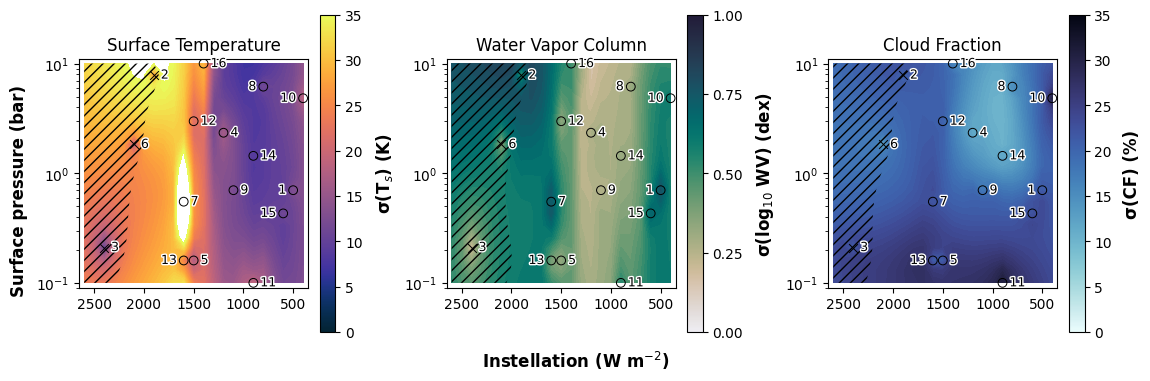

Python code for this plot:
import sys
import numpy as np
import matplotlib.pyplot as plt
import matplotlib.colors as mcolors
import matplotlib.cm as mcm
import cmocean

from matplotlib import patheffects
from pykrige.ok import OrdinaryKriging

# Axis labels in bold, and set a little clear of the tick labels
plt.rcParams[ 'axes.labelweight' ] = 'bold'
plt.rcParams[ 'axes.labelpad' ]    = 8

fluxscale = 100

flux  = np.arange( 400, 2700, 100 ) / fluxscale
pn2   = np.array( [ 0.10, 0.13, 0.16, 0.21, 0.26, 0.34, 0.43, 0.55, 0.70, 0.89,
                    1.13, 1.44, 1.83, 2.34, 2.98, 3.79, 4.83, 6.16, 7.85, 10.0 ] )
flux1 = np.array( [ 500, 1900, 2400, 1200, 1500, 2100, 1600, 800, 1100, 400,
                    900, 1500, 1600, 900, 600, 1400 ] ) / fluxscale
pres1 = np.array( [ 0.70, 7.85, 0.21, 2.34, 0.16, 1.83, 0.55, 6.16, 0.70, 4.83,
                    0.10, 2.98, 0.16, 1.44, 0.43, 10.0 ] )

pcm_flux1  = np.array( [ 500, 1200,  800, 1100, 400,  900, 600 ] ) / fluxscale
pcm_pres1  = np.array( [ 0.70, 2.34, 6.16, 0.70, 4.83, 1.44, 0.43 ] )
lfric_flux1 = np.array( [ 500, 1200, 1600, 800, 1100, 400, 900, 1500, 900,  600, 1400 ] ) / fluxscale
lfric_pres1 = np.array( [ 0.70, 2.34, 0.55, 6.16, 0.70, 4.83, 0.10, 2.98, 1.44, 0.43, 10.00 ] )
# HEXTOR contributes surface temperature only: it reports no water vapor column
# and no cloud fraction, so it enters the temperature panel and not the others.
hextor_flux1 = np.array( [ 500, 1200, 800, 1100, 400, 900, 900, 600, 1400 ] ) / fluxscale
hextor_pres1 = np.array( [ 0.70, 2.34, 6.16, 0.70, 4.83, 0.10, 1.44, 0.43, 10.00 ] )
# ExoColumn contributes surface temperature and water vapor; it is cloud-free,
# so it does not enter the cloud fraction panel.
exocolumn_flux1 = np.array( [ 500, 1200,  800, 1100,  400,  900,  900,  600 ] ) / fluxscale
exocolumn_pres1 = np.array( [ 0.70, 2.34, 6.16, 0.70, 4.83, 0.10, 1.44, 0.43 ] )

# ── Temperature data (K) ──────────────────────────────────────────────────────
runawaytemp = 600.0

ts_plasim  = np.array( [ 176.0, 368.2, 296.6, 254.0, 265.7, 343.1, 279.7, 215.9,
                         239.9, 172.8, 211.3, 345.7, 272.9, 224.5, 186.3, 346.3 ] )
ts_exocam  = np.array( [ 196.8, runawaytemp, runawaytemp, 260.0, runawaytemp, runawaytemp,
                         runawaytemp, 243.8, 244.8, 194.1, 234.0, 350.9,
                         runawaytemp, 236.8, 211.5, 356.7 ] )
ts_rocke3d = np.array( [ 202.8284, runawaytemp, runawaytemp, 260.1185, 265.88116, runawaytemp,
                         267.7272, 245.91597, 241.83368, 207.4544, 228.07162, 313.99902,
                         271.92654, 236.30406, 210.50339, 319.25085 ] )
ts_plahab  = np.array( [ 196.3, runawaytemp, runawaytemp, 273.2, 281.4, runawaytemp,
                         293.0, 242.9, 260.8, 190.1, 181.1, 295.3, 286.1, 246.1, 207.9, 292.7 ] )
ts_pcm     = np.array( [ 210.9195445942203, 286.7294656230531, 246.76730657647218,
                         266.5987224285321, 210.69131033681012, 246.04296230476365,
                         217.2519558970929 ] )
ts_lfric   = np.array( [ 195.37, 251.48, 400.52, 231.83, 241.35, 197.81, 227.52, 333.20, 228.84, 203.64, 361.70 ] )
ts_hextor  = np.array( [ 173.10, 292.22, 224.40, 267.86, 152.42, 225.52, 241.46, 188.62, 376.07 ] )
ts_exocolumn = np.array( [ 206.98, 293.26, 248.49, 269.66, 201.36, 242.60, 251.63, 216.92 ] )

ts_exocam_mask  = ts_exocam  != runawaytemp
ts_rocke3d_mask = ts_rocke3d != runawaytemp
ts_plahab_mask  = ts_plahab  != runawaytemp

# ── Water vapor data (kg m⁻²) ─────────────────────────────────────────────────
runaway_wv = 1.e4

wv_plasim  = np.array( [ 0.059, 5113.363, 271.733, 7.509, 37.305, 1452.570,
                          76.876, 0.351, 7.048, 0.007, 3.042, 1258.514,
                          59.214, 1.955, 0.416, 1111.793 ] )
wv_exocam  = np.array( [ 0.2335, runaway_wv, runaway_wv, 19.2138,
                          runaway_wv, runaway_wv, runaway_wv, 1.7490,
                          7.9707, 0.0102, 5.8914, 1430.7613,
                          runaway_wv, 4.2041, 0.9534, 1295.6428 ] )
wv_rocke3d = np.array( [ 0.25980374, runaway_wv, runaway_wv, 14.9693165,
                          31.839989, runaway_wv, 32.45563, 1.5794185,
                          5.687923, 0.031635746, 4.2059116, 271.75916,
                          46.070984, 2.964403, 0.52949935, 132.49808 ] )
wv_pcm     = np.array( [ 0.37484651163423993, 47.86514350558743, 2.1906175203429563,
                          25.650192288432617, 0.06080825624148188,
                          5.93210602524276, 0.8447688576786204 ] )
wv_lfric   = np.array( [ 0.41, 8.18, 1735.22, 1.01, 7.37, 0.04, 5.46, 829.15, 2.34, 0.86, 1863.11 ] )

# ── Cloud fraction data (%) ───────────────────────────────────────────────────
runaway_cf = 200.0

cf_plasim  = np.array( [ 42.7, 68.2, 70.6, 56.2, 80.1, 32.1, 58.1, 25.7, 58.0,
                         25.2, 76.2, 30.1, 85.3, 52.7, 48.4, 53.3 ] )
cf_exocam  = np.array( [ 68.75, runaway_cf, runaway_cf, 43.98, runaway_cf, runaway_cf,
                         runaway_cf, 16.34, 75.82, 15.85, 83.08, 56.79,
                         runaway_cf, 34.01, 78.96, 61.40 ] )
cf_rocke3d = np.array( [ 68.20222, runaway_cf, runaway_cf, 51.043224, 81.88261, runaway_cf,
                         88.81546, 58.24044, 61.535275, 98.8356, 68.16493, 68.01357,
                         85.71091, 43.637707, 74.40385, 48.08909 ] )
cf_plahab  = np.array( [ 11.11879, runaway_cf, runaway_cf, 35.74597, 48.29323, runaway_cf,
                         70.91280, 26.24803, 31.64522, 8.4692545, 4.3572873, 76.20874,
                         57.27629, 28.12309, 16.64636, 72.36285 ] )
cf_pcm     = np.array( [ 25.5674468009485, 27.31228828919005, 16.96672860199983,
                         25.15276275245855, 24.55454268845772, 16.696470834684884,
                         32.84789893586739 ] )
cf_lfric   = np.array( [ 31.0, 61.0, 34.0, 42.0, 58.0, 21.0, 87.0, 81.0, 44.0, 36.0, 83.0 ] )

wv_exocam_mask  = wv_exocam  != runaway_wv
wv_rocke3d_mask = wv_rocke3d != runaway_wv

cf_exocam_mask  = cf_exocam  != runaway_cf
cf_rocke3d_mask = cf_rocke3d != runaway_cf
cf_plahab_mask  = cf_plahab  != runaway_cf

# Which of the 16 main QMC points appear in the PCM / LFRic subsets
pcm_in_main   = np.array( [ any( np.isclose( f, pcm_flux1   ) & np.isclose( p, pcm_pres1   ) ) for f, p in zip( flux1, pres1 ) ] )
lfric_in_main = np.array( [ any( np.isclose( f, lfric_flux1 ) & np.isclose( p, lfric_pres1 ) ) for f, p in zip( flux1, pres1 ) ] )

# Number of models with valid data at each of the 16 QMC sample points
wv_exocolumn = np.array( [ 0.00248419, 23.5491, 0.418244, 3.59523, 0.00097159, 0.199347, 0.591193, 0.0102235 ] )

exocolumn_in_main = np.array( [ any( np.isclose( f, exocolumn_flux1 ) & np.isclose( p, exocolumn_pres1 ) ) for f, p in zip( flux1, pres1 ) ] )

hextor_in_main = np.array( [ any( np.isclose( f, hextor_flux1 ) & np.isclose( p, hextor_pres1 ) ) for f, p in zip( flux1, pres1 ) ] )

n_ts = ( np.ones( 16 )           # ExoPlaSim always valid
       + ts_exocam_mask           + ts_rocke3d_mask  + ts_plahab_mask
       + pcm_in_main              + lfric_in_main    + hextor_in_main
       + exocolumn_in_main )
n_wv = ( np.ones( 16 )           # ExoPlaSim always valid; PlaHab has no WV data
       + wv_exocam_mask           + wv_rocke3d_mask
       + pcm_in_main              + lfric_in_main    + exocolumn_in_main )
n_cf = ( np.ones( 16 )           # ExoPlaSim always valid
       + cf_exocam_mask           + cf_rocke3d_mask  + cf_plahab_mask
       + pcm_in_main              + lfric_in_main )

# ── Normalization ─────────────────────────────────────────────────────────────
log_pn2  = np.log( pn2 )
lpn2_min, lpn2_max = log_pn2.min(), log_pn2.max()
flux_min, flux_max = flux.min(), flux.max()

def norm_pres( p ):
    return ( np.log( p ) - lpn2_min ) / ( lpn2_max - lpn2_min )

def norm_flux( f ):
    return ( f - flux_min ) / ( flux_max - flux_min )

def logit( x ):
    x = np.clip( x, 1.0, 99.0 )
    return np.log( x / ( 100.0 - x ) )

def sigmoid( y ):
    return 100.0 / ( 1.0 + np.exp( -y ) )

# Kriging anisotropy, fitted per model and per variable in fit_anisotropy.py and
# matching the values used by the fig_interpolation_* figures. A value of s means
# one unit of normalized instellation counts s times a unit of normalized
# log-pressure. Model-count surfaces stay isotropic: coverage is a property of
# the sampling design, not of a physical field.
ANISO_TS = { 'ExoPlaSim': 2,  'ExoCAM': 10, 'ROCKE-3D': 4, 'PlaHab': 3,
             'Generic PCM': 5, 'LFRic': 15, 'HEXTOR': 10, 'ExoColumn': 7 }
ANISO_WV = { 'ExoPlaSim': 3,  'ExoCAM': 10, 'ROCKE-3D': 7,
             'Generic PCM': 15, 'LFRic': 10, 'ExoColumn': 10 }
ANISO_CF = { 'ExoPlaSim': 1,  'ExoCAM': 1,  'ROCKE-3D': 3, 'PlaHab': 3,
             'Generic PCM': 1, 'LFRic': 1 }

def krige( p, f, z, scaling=1.0, pres_grid=pn2, flux_grid=flux ):
    ok = OrdinaryKriging( norm_pres( p ), norm_flux( f ), z,
                          anisotropy_scaling=scaling,
                          variogram_model="linear", verbose=False,
                          enable_plotting=False, exact_values=True )
    z_pred, z_var = ok.execute( "grid", norm_pres( pres_grid ), norm_flux( flux_grid ) )
    return z_pred, z_var

def weighted_std( values, variances ):
    """Variance-weighted std: models with low kriging uncertainty get higher weight.
    Floor at 10% of the median variance to cap max weight ratio at ~10:1,
    preventing exact-data sample points (var=0) from dominating."""
    V       = np.array( values )
    var_arr = np.array( variances )
    eps     = np.median( var_arr ) * 0.1
    W       = 1.0 / np.maximum( var_arr, eps )
    W_sum   = W.sum( axis=0 )
    z_mean  = ( W * V ).sum( axis=0 ) / W_sum
    return np.sqrt( ( W * ( V - z_mean ) ** 2 ).sum( axis=0 ) / W_sum )

# ── Models per variable ───────────────────────────────────────────────────────
# Each model's stable samples as ( pressure, instellation, value ), untransformed,
# in the order the spread is accumulated. A model that reports no value for a
# variable is absent from its table.
TS_MODELS = {
    'ExoPlaSim':   ( pres1,                    flux1,                    ts_plasim ),
    'ExoCAM':      ( pres1[ ts_exocam_mask  ], flux1[ ts_exocam_mask  ], ts_exocam[  ts_exocam_mask  ] ),
    'ROCKE-3D':    ( pres1[ ts_rocke3d_mask ], flux1[ ts_rocke3d_mask ], ts_rocke3d[ ts_rocke3d_mask ] ),
    'PlaHab':      ( pres1[ ts_plahab_mask  ], flux1[ ts_plahab_mask  ], ts_plahab[  ts_plahab_mask  ] ),
    'Generic PCM': ( pcm_pres1,                pcm_flux1,                ts_pcm ),
    'LFRic':       ( lfric_pres1,              lfric_flux1,              ts_lfric ),
    'HEXTOR':      ( hextor_pres1,             hextor_flux1,             ts_hextor ),
    'ExoColumn':   ( exocolumn_pres1,          exocolumn_flux1,          ts_exocolumn ),
}
WV_MODELS = {
    'ExoPlaSim':   ( pres1,                    flux1,                    wv_plasim ),
    'ExoCAM':      ( pres1[ wv_exocam_mask  ], flux1[ wv_exocam_mask  ], wv_exocam[  wv_exocam_mask  ] ),
    'ROCKE-3D':    ( pres1[ wv_rocke3d_mask ], flux1[ wv_rocke3d_mask ], wv_rocke3d[ wv_rocke3d_mask ] ),
    'Generic PCM': ( pcm_pres1,                pcm_flux1,                wv_pcm ),
    'LFRic':       ( lfric_pres1,              lfric_flux1,              wv_lfric ),
    'ExoColumn':   ( exocolumn_pres1,          exocolumn_flux1,          wv_exocolumn ),
}
CF_MODELS = {
    'ExoPlaSim':   ( pres1,                    flux1,                    cf_plasim ),
    'ExoCAM':      ( pres1[ cf_exocam_mask  ], flux1[ cf_exocam_mask  ], cf_exocam[  cf_exocam_mask  ] ),
    'ROCKE-3D':    ( pres1[ cf_rocke3d_mask ], flux1[ cf_rocke3d_mask ], cf_rocke3d[ cf_rocke3d_mask ] ),
    'PlaHab':      ( pres1[ cf_plahab_mask  ], flux1[ cf_plahab_mask  ], cf_plahab[  cf_plahab_mask  ] ),
    'Generic PCM': ( pcm_pres1,                pcm_flux1,                cf_pcm ),
    'LFRic':       ( lfric_pres1,              lfric_flux1,              cf_lfric ),
}

# Each variable is kriged in its own transformed coordinate (forward) and its
# spread taken after mapping back (back): K for temperature, dex for water vapor,
# percentage points for cloud fraction. The full color range, levels and ticks
# are those of the published figure; step and tick are the level spacing and
# tick interval a fitted range keeps.
ln10 = np.log( 10 )
VARS = [
    dict( key='ts', title='Surface Temperature', models=TS_MODELS, aniso=ANISO_TS, count=n_ts,
          forward=lambda v: v, back=lambda z: z,
          cm=cmocean.cm.thermal, label='σ(T$_s$) (K)',
          cmax=35, nlev=71, ticks=np.arange( 0, 36, 5 ), step=0.5, tick=5 ),
    dict( key='wv', title='Water Vapor Column', models=WV_MODELS, aniso=ANISO_WV, count=n_wv,
          forward=np.log, back=lambda z: z / ln10,
          cm=cmocean.cm.rain, label='σ(log$_{10}$ WV) (dex)',
          cmax=1.0, nlev=41, ticks=[ 0, 0.25, 0.5, 0.75, 1.0 ], step=0.025, tick=0.25 ),
    dict( key='cf', title='Cloud Fraction', models=CF_MODELS, aniso=ANISO_CF, count=n_cf,
          forward=logit, back=sigmoid,
          cm=cmocean.cm.ice_r, label='σ(CF) (%)',
          cmax=35, nlev=71, ticks=np.arange( 0, 36, 5 ), step=0.5, tick=5 ),
]

def spread( var, models, pres_grid=pn2, flux_grid=flux ):
    results = [ krige( p, f, var[ 'forward' ]( v ), var[ 'aniso' ][ name ], pres_grid, flux_grid )
                for name, ( p, f, v ) in models.items() ]
    z, variances = zip( *results )
    return weighted_std( [ var[ 'back' ]( zz ) for zz in z ], variances )

# With --common, every model is kriged from only the sample points at which all
# models with data for that variable reached a steady state, on a grid zoomed to
# the range those points span, so the spread measures disagreement between
# models and not differences in where each was sampled. The set is computed per
# variable; it is Cases 1, 4, 8, 9, 10, 14 and 15 for all three. The anisotropy
# ratios are left at the values fitted on each model's full set of cases. Every
# model has data at every point of the zoomed region, so nothing is hatched.
#
# With --stacked, the full figure is drawn above the common-case one, each row
# under its own header, the common cases on color ranges fitted to their spread.
COMMON  = '--common' in sys.argv
STACKED = '--stacked' in sys.argv
outname = 'fig_spread' + ( '_stacked' if STACKED else '_common' if COMMON else '' )

def _at( f, p, fs, ps ):
    return np.isclose( fs, f ) & np.isclose( ps, p )

def common_cases( models ):
    return np.array( [ all( _at( f, p, fs, ps ).any() for ps, fs, _ in models.values() )
                       for f, p in zip( flux1, pres1 ) ] )

def restrict( models, keep ):
    out = {}
    for name, ( ps, fs, vals ) in models.items():
        m = np.array( [ keep[ _at( f, p, flux1, pres1 ) ].any() for f, p in zip( fs, ps ) ] )
        out[ name ] = ( ps[ m ], fs[ m ], vals[ m ] )
    return out

def full_block():
    single = ( n_ts == 1 )
    return dict( header='All Cases', hatch=True, plain_ticks=False,
                 pres_grid=pn2, flux_grid=flux,
                 xlim=[ max( flux*fluxscale ) + 50, min( flux*fluxscale ) - 50 ], xticks=[ 2500, 2000, 1500, 1000, 500 ],
                 ylim=[ min( pn2 )*0.9, max( pn2 )*1.1 ],
                 open_pts=~single, cross_pts=single,
                 std={ v[ 'key' ]: spread( v, v[ 'models' ] ) for v in VARS },
                 colors={ v[ 'key' ]: ( v[ 'cmax' ], v[ 'nlev' ], v[ 'ticks' ] ) for v in VARS } )

def common_block():
    keep = { v[ 'key' ]: common_cases( v[ 'models' ] ) for v in VARS }
    for v in VARS:
        print( f"{v[ 'title' ]}: cases stable in every model with data:",
               ( np.where( keep[ v[ 'key' ] ] )[ 0 ] + 1 ).tolist() )
    shown = np.logical_or.reduce( list( keep.values() ) )
    flux_grid = np.linspace( flux1[ shown ].min() - 0.5, flux1[ shown ].max() + 0.5, 41 )
    pres_grid = np.geomspace( pres1[ shown ].min()*0.9, pres1[ shown ].max()*1.1, 41 )
    std, colors = {}, {}
    for v in VARS:
        k = v[ 'key' ]
        std[ k ] = spread( v, restrict( v[ 'models' ], keep[ k ] ), pres_grid, flux_grid )
        if STACKED:
            # A range fitted to the common-case spread, rounded up to a tick
            cmax = v[ 'tick' ]*np.ceil( std[ k ].max()/v[ 'tick' ] )
            colors[ k ] = ( cmax, int( round( cmax/v[ 'step' ] ) ) + 1,
                            np.arange( 0, cmax + v[ 'tick' ]/2, v[ 'tick' ] ) )
        else:
            colors[ k ] = ( v[ 'cmax' ], v[ 'nlev' ], v[ 'ticks' ] )
        # The same region from each model's full set of cases, for comparison
        full_here = spread( v, v[ 'models' ], pres_grid, flux_grid )
        print( f"  median spread over the common-case region: {np.median( full_here ):.3g} "
               f"from all cases, {np.median( std[ k ] ):.3g} from the common cases "
               f"(max {std[ k ].max():.3g})" )
    return dict( header='Common Cases',
                 hatch=False, plain_ticks=True, pres_grid=pres_grid, flux_grid=flux_grid,
                 xlim=[ max( flux_grid*fluxscale ), min( flux_grid*fluxscale ) ], xticks=[ 1100, 900, 700, 500 ],
                 ylim=[ min( pres_grid ), max( pres_grid ) ],
                 open_pts=shown, cross_pts=np.zeros( 16, dtype=bool ), std=std, colors=colors )

if STACKED:
    blocks = [ full_block(), common_block() ]
elif COMMON:
    blocks = [ common_block() ]
else:
    blocks = [ full_block() ]

if not COMMON or STACKED:
    for v in VARS:
        print( f"{v[ 'title' ]}: median spread over the full plane {np.median( blocks[ 0 ][ 'std' ][ v[ 'key' ] ] ):.3g}" )

# ── Model-count surfaces (for single-model masking) ───────────────────────────
counts = { v[ 'key' ]: krige( pres1, flux1, v[ 'count' ] )[ 0 ] for v in VARS }

# ── Plot ──────────────────────────────────────────────────────────────────────
# Case numbers beside the sample points, as on the per-model figures. Labels sit
# to the right of each marker, except where that would crowd a neighbor or run
# off the panel.
label_left = { 1, 8, 10, 13, 15 }

def setup_panel( ax, title, block ):
    ax.set_title( title, fontsize=12 )
    ax.tick_params( axis='both', labelsize=10 )
    ax.set_yscale( 'log' )
    ax.set_xlim( block[ 'xlim' ] )
    ax.set_xticks( block[ 'xticks' ] )
    ax.set_ylim( block[ 'ylim' ] )
    ax.set_box_aspect( 1 )
    if block[ 'plain_ticks' ]:
        # Under a decade of pressure holds only one power of ten, so label plain values
        ax.set_yticks( [ 0.5, 1, 2, 5 ], labels=[ '0.5', '1', '2', '5' ] )
        ax.yaxis.set_minor_formatter( plt.NullFormatter() )
    ax.scatter( flux1[ block[ 'open_pts' ]  ]*fluxscale, pres1[ block[ 'open_pts' ]  ],
                color='none', edgecolors='k', s=40, linewidths=0.7, zorder=5 )
    ax.scatter( flux1[ block[ 'cross_pts' ] ]*fluxscale, pres1[ block[ 'cross_pts' ] ],
                color='k', marker='x', s=40, linewidths=0.7, zorder=5 )
    for i in np.where( block[ 'open_pts' ] | block[ 'cross_pts' ] )[ 0 ]:
        left = ( i + 1 ) in label_left
        ax.annotate( str( i + 1 ), ( flux1[ i ]*fluxscale, pres1[ i ] ),
                     xytext=( -5 if left else 5, 0 ), textcoords='offset points',
                     ha='right' if left else 'left', va='center', fontsize=9, zorder=6,
                     path_effects=[ patheffects.withStroke( linewidth=2.0, foreground='w' ) ] )

def draw_row( host, axes, block ):
    xv, yv = np.meshgrid( block[ 'pres_grid' ], block[ 'flux_grid' ] )
    for ax, v in zip( axes, VARS ):
        k = v[ 'key' ]
        cmax, nlev, ticks = block[ 'colors' ][ k ]
        ax.contourf( yv*fluxscale, xv, block[ 'std' ][ k ], cmap=v[ 'cm' ], levels=np.linspace( 0, cmax, nlev ), extend='neither' )
        if block[ 'hatch' ]:
            ax.contourf( yv*fluxscale, xv, counts[ k ], levels=[-1e9, 1.5], hatches=['///'], colors='none', alpha=0 )
        sm = mcm.ScalarMappable( cmap=v[ 'cm' ], norm=mcolors.Normalize( vmin=0, vmax=cmax ) )
        cb = host.colorbar( sm, ax=ax, extend='neither' )
        cb.set_ticks( ticks )
        cb.ax.tick_params( labelsize=10 )
        cb.set_label( v[ 'label' ], fontsize=12 )
        setup_panel( ax, v[ 'title' ], block )
    # The panels of a row share their axes, so each is labeled once per row
    host.supxlabel( 'Instellation (W m$^{-2}$)', fontsize=12, fontweight='bold' )
    host.supylabel( 'Surface pressure (bar)', fontsize=12, fontweight='bold' )

if len( blocks ) == 1:
    fig, axes = plt.subplots( 1, 3, figsize=( 11.4, 3.7 ), layout='constrained' )
    draw_row( fig, axes, blocks[ 0 ] )
else:
    # Rows one above another, each under a bold header
    fig  = plt.figure( figsize=( 11.4, 7.6 ), layout='constrained' )
    rows = fig.subfigures( len( blocks ), 1, hspace=0.06 )
    for row, block in zip( rows, blocks ):
        row.suptitle( block[ 'header' ], fontsize=14, fontweight='bold' )
        draw_row( row, row.subplots( 1, 3 ), block )

fig.savefig( f"{outname}.png", bbox_inches='tight' )
fig.savefig( f"{outname}.eps", bbox_inches='tight' )
#plt.show()
